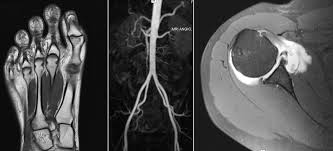
#> input picture ImageProcessing/Ch3-images/mris.jpg, 333 x 151 px, found by its file name
$ python P-3-03-GrayScaleImageNegative.py
#> lines starting #> are read from the running program, lines starting #| are printed output that depends on the picture
# image negative
import cv2 as cv
import numpy as np
filepath="../Ch3-images/mris.jpg"
img=cv.imread(filepath,0)
#> img is the input picture: shape (151, 333); min 0, max 255, mean 76.2
img2=255-img
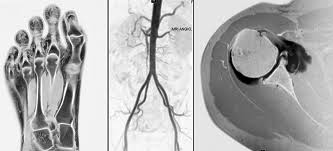
#> img2: shape (151, 333); min 0, max 255, mean 178.8
imgs=np.hstack((img,img2))
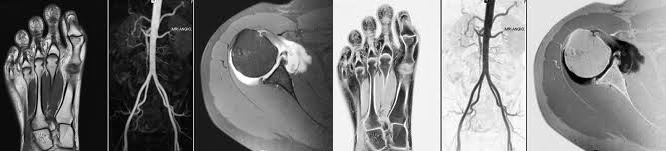
#> imgs: shape (151, 666); min 0, max 255, mean 127.5
cv.imshow("A)Image B)Negative",imgs)
cv.waitKey(0)

$ run again, with ImageProcessing/Ch3-images/apple.jpg copied over ImageProcessing/Ch3-images/mris.jpg
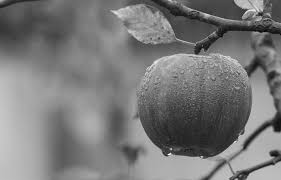
#> input picture ImageProcessing/Ch3-images/apple.jpg, 281 x 180 px, found by its file name
#> img is the input picture: shape (180, 281); min 0, max 255, mean 121.3
#> `img2=255-img`:
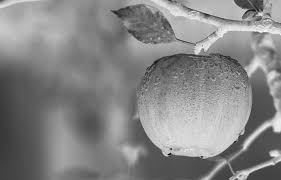
#> img2: shape (180, 281); min 0, max 255, mean 133.7
#> `imgs=np.hstack((img,img2))`:
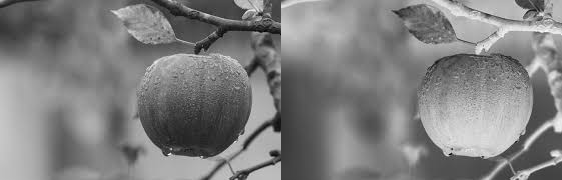
#> imgs: shape (180, 562); min 0, max 255, mean 127.5

$ run again, with ImageProcessing/Ch3-images/apples.jpg copied over ImageProcessing/Ch3-images/mris.jpg
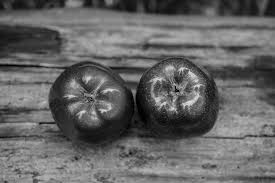
#> input picture ImageProcessing/Ch3-images/apples.jpg, 275 x 183 px, found by its file name
#> img is the input picture: shape (183, 275); min 0, max 226, mean 100.8
#> `img2=255-img`:
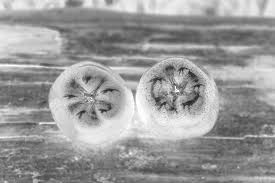
#> img2: shape (183, 275); min 29, max 255, mean 154.2
#> `imgs=np.hstack((img,img2))`:
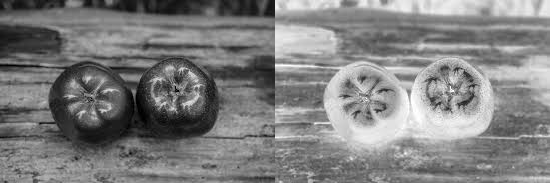
#> imgs: shape (183, 550); min 0, max 255, mean 127.5
